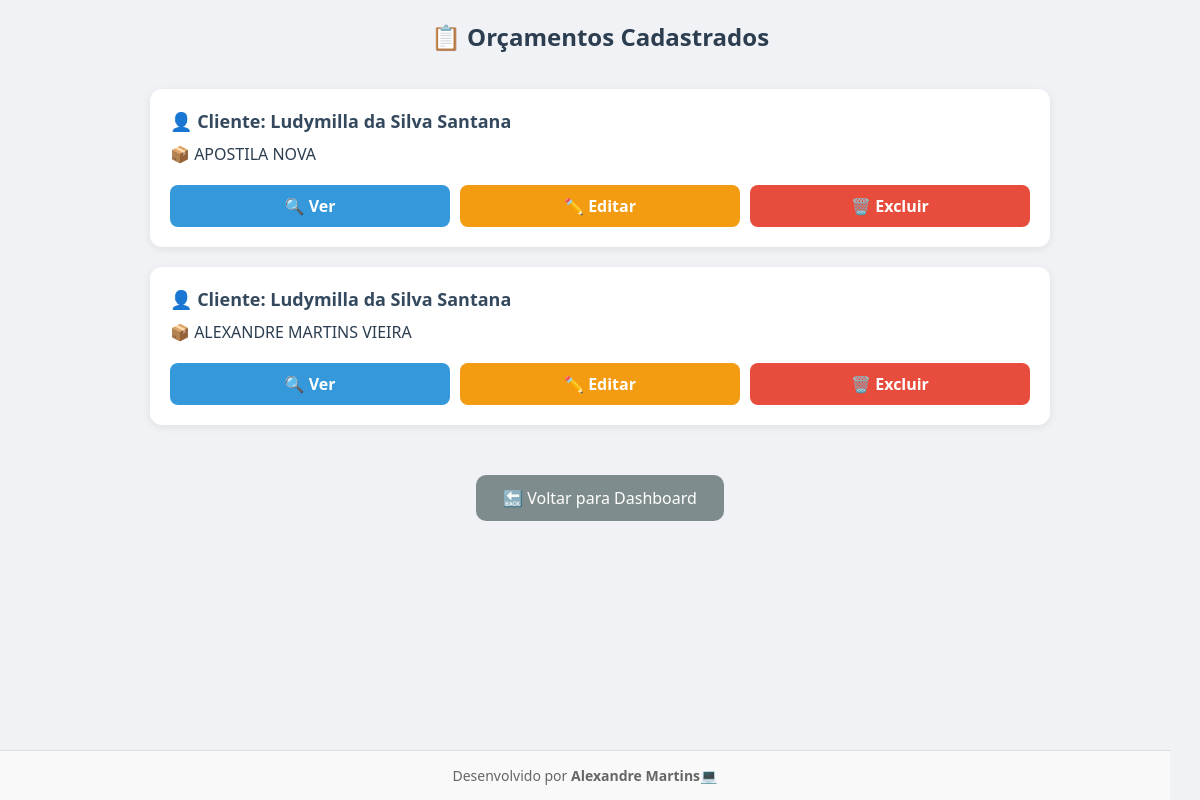
Before: /orcamentos/ with the older database file.
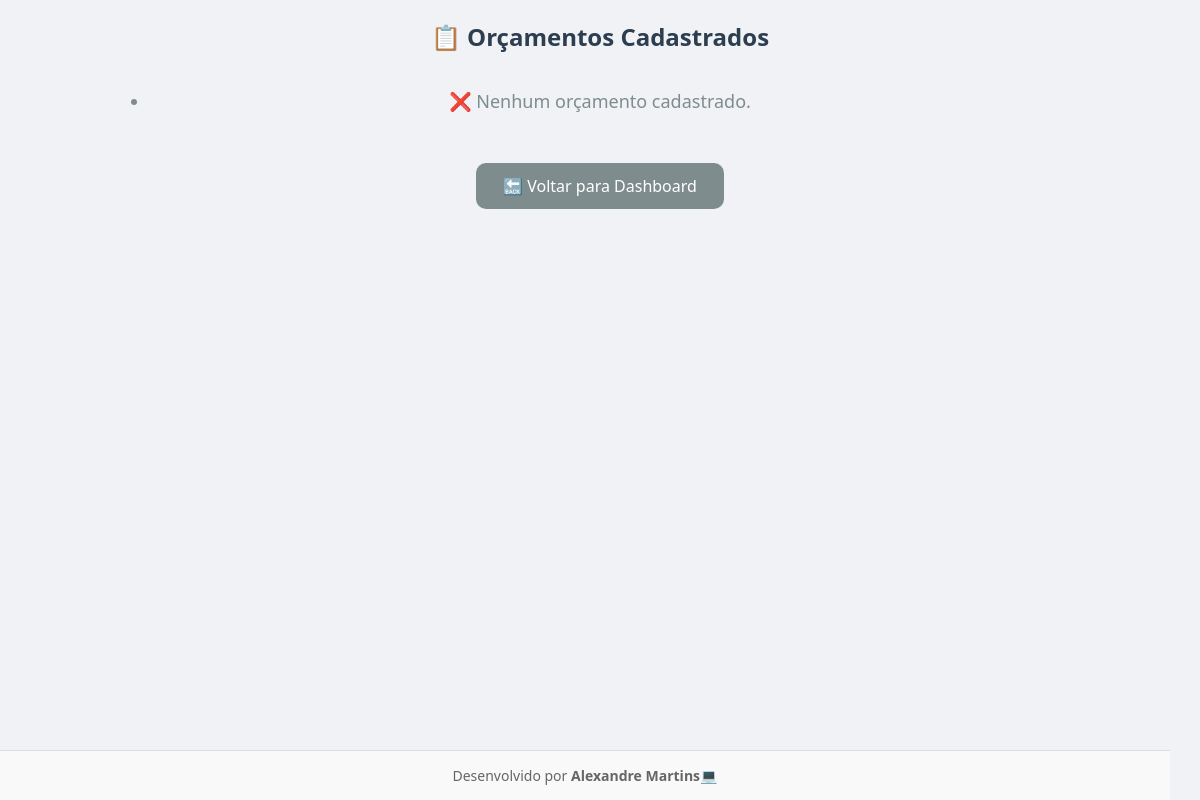
After: the same page with the newer database file.
### core/models.py (models this page shows, shortened)
class Orcamento(models.Model):
    nome = models.CharField("Nome do orçamento", max_length=200)
    cliente = models.ForeignKey("Cliente", on_delete=models.CASCADE)
    empresa = models.ForeignKey("Empresa", on_delete=models.CASCADE)
    quantidade = models.PositiveIntegerField("Quantidade")
    tempo_por_unidade = models.PositiveIntegerField("Tempo por unidade (minutos)")
    margem_lucro = models.DecimalField("Margem de lucro (%)", max_digits=5, decimal_places=2, null=True, blank=True)
    folhas_pb = models.PositiveIntegerField("Folhas PB", default=0)
    folhas_coloridas = models.PositiveIntegerField("Folhas coloridas", default=0)
    data_criacao = models.DateTimeField("Data de criação", auto_now_add=True)

class Cliente(models.Model):
    nome = models.CharField("Nome", max_length=150)
    cpf_cnpj = models.CharField("CPF ou CNPJ", max_length=18, unique=True)
    telefone = models.CharField("Telefone", max_length=20, blank=True)
    email = models.EmailField("Email", blank=True)
    endereco = models.TextField("Endereço", blank=True)

### core/views.py (the view)
# urls.py: path('orcamentos/', views.lista_orcamentos, name='lista_orcamentos'),
def lista_orcamentos(request):
    orcamentos = Orcamento.objects.all()
    return render(request, 'core/lista_orcamentos.html', {'orcamentos': orcamentos})

### core/templates/core/lista_orcamentos.html (shortened to what this page needs)
{% load static %}
<!DOCTYPE html>
<html lang="pt-br">
<head>
</head>
<body>
    <h1>📋 Orçamentos Cadastrados</h1>
    <ul class="orcamento-lista">
        {% for orcamento in orcamentos %}
            <li class="orcamento-item">
                <div class="orcamento-cliente">👤 Cliente: {{ orcamento.cliente.nome }}</div>
                <div class="orcamento-nome">📦 {{ orcamento.nome }}</div>
                <div class="btn-group">
                    <a class="ver-btn" href="{% url 'resultado_orcamento' orcamento.pk %}">🔍 Ver</a>
                    <a class="editar-btn" href="{% url 'editar_orcamento' orcamento.pk %}">✏️ Editar</a>
                    <a class="excluir-btn" href="{% url 'excluir_orcamento' orcamento.pk %}" onclick="return confirm('Tem certeza que deseja excluir este orçamento?');">🗑️ Excluir</a>
                </div>
            </li>
        {% empty %}
            <li class="empty">❌ Nenhum orçamento cadastrado.</li>
        {% endfor %}
    </ul>
    <a class="voltar-dashboard" href="{% url 'dashboard' %}">🔙 Voltar para Dashboard</a>
<footer style="
  text-align: center;
  padding: 15px;
  font-size: 14px;
  color: #666;
  background-color: #f9f9f9;
  border-top: 1px solid #ddd;
  position: fixed;
  bottom: 0;
  width: 95%;
  z-index: 1000;
">
  Desenvolvido por <strong>Alexandre Martins</strong>💻
</footer>
</body>
</html>

### core/templates/core/lista_orcamentos.html (style rules this page uses)
body { font-family: "Segoe UI", sans-serif; margin: 0; padding: 0; background-color: #f0f2f5; }
h1 { text-align: center; color: #2c3e50; font-size: 24px; margin-top: 20px; }
.orcamento-lista { display: flex; flex-direction: column; gap: 20px; padding: 20px; max-width: 900px; margin: 0 auto; }
.empty { text-align: center; font-size: 18px; color: #7f8c8d; }
.voltar-dashboard { display: block; text-align: center; margin: 30px auto; padding: 12px 24px; background-color: #7f8c8d; color: white; text-decoration: none; border-radius: 10px; max-width: 200px; }

Changed rows visible on the page:
removed Orcamento: cliente.nome "Ludymilla da Silva Santana", nome "APOSTILA NOVA"
removed Orcamento: cliente.nome "Ludymilla da Silva Santana", nome "ALEXANDRE MARTINS VIEIRA"
Other visible differences:
text now shown: "❌ Nenhum orçamento cadastrado."
